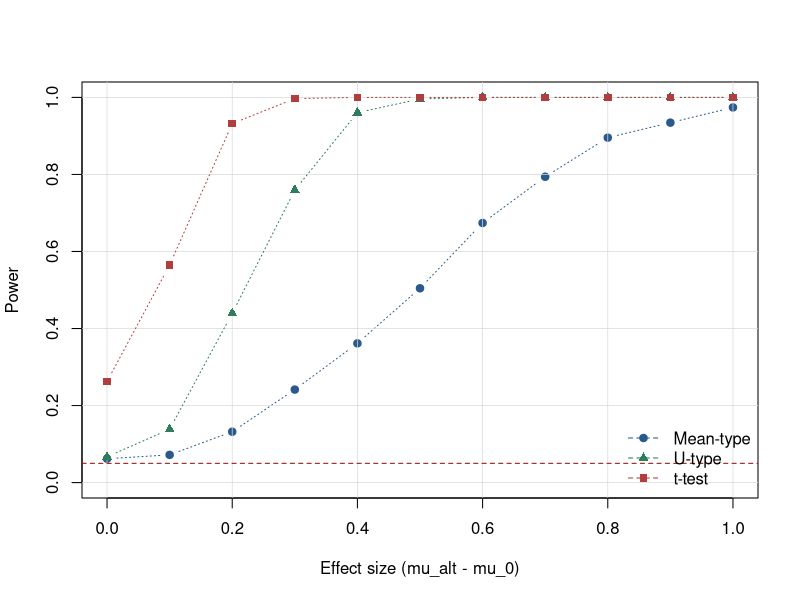

The R source for this figure:
#power curve (power vs effect size)

#sanity check
iid = FALSE

#Mean-type statistic
#X = Data matrix, mu = Null hypothesis, Rn = numbers of resamples
Mean_stat <- function(X,mu,Rn){
  n <- length(X)
  
  sigma_hat <- var(X) * (n-1)/n
  
  indices <- sample(1:n,Rn,replace=TRUE)
  W <- (X[indices] - mu) / sqrt(sigma_hat)
  
  T_M_tilde <- sum(W) / sqrt(Rn)
  T_M <- T_M_tilde^2
  
  return(T_M)
}

#U-type statistic
#X = Data, mu = Null hypothesis, Rn = numbers of resamples  
U_stat <- function(X,mu,Rn){
  n <- length(X)
  
  sigma_hat <- var(X) * (n-1)/n
  
  i <- sample.int(n, Rn, replace = TRUE)
  j <- sample.int(n, Rn, replace = TRUE)
  
  duplicates <- which(i == j)
  while (length(duplicates)) {
    j[duplicates] <- sample.int(n, length(duplicates), replace = TRUE)
    duplicates <- duplicates[i[duplicates] == j[duplicates]]
  }
  
  W <- (X[i] - mu) * (X[j] - mu) / sigma_hat
  T_U <- sum(W) / sqrt(Rn)
  
  return(T_U)
}

#Simulation 

#Parameters
num_clusters <- 200
cluster_size <- 5
n <- num_clusters * cluster_size
cluster_id <- rep(1:num_clusters, each = cluster_size)

alpha <- 0.05
iterations <- 2000
rho <- 1

mu_0 <- 0
mu_alts <- seq(0,1, by = 0.1)

Rn_M <- ceiling(sqrt(n))
Rn_U <- ceiling((n / 2)^(4 / 3))

results <- data.frame(mu_alt = mu_alts,
                      Power_Mean = NA_real_,
                      Power_U    = NA_real_,
                      Power_t    = NA_real_
)

for (k in seq_along(mu_alts)){
  mu_alt <- mu_alts[k]
  
  rej_Mean <- logical(iterations)
  rej_U    <- logical(iterations)
  rej_t    <- logical(iterations)
  
  for (i in 1:iterations){
    
    #generate clustered data
    alpha_f_alt <- rnorm(num_clusters, mu_alt, sqrt(rho))
    eps_alt <- rnorm(n)
    X_alt <- alpha_f_alt[cluster_id] + eps_alt
    
    if(iid){
      X_alt <- rnorm(n,mu_alt,sqrt(rho))
    }
    
    tm_alt <- Mean_stat(X_alt, mu=mu_0, Rn=Rn_M)
    tu_alt <- U_stat(X_alt, mu=mu_0, Rn=Rn_U)
    t_alt <- t.test(X_alt,mu=mu_0)$p.value
    
    rej_Mean[i] <- tm_alt > qchisq(1 - alpha, df = 1)
    rej_U[i] <- tu_alt > qnorm(1 - alpha)
    rej_t[i] <- t_alt < alpha
  }
  results$Power_Mean[k] <- mean(rej_Mean)
  results$Power_U[k] <- mean(rej_U)
  results$Power_t[k] <- mean(rej_t)
  
  cat(sprintf("mu_alt = %.2f | Mean: %.3f | U: %.3f | t: %.3f\n",
              mu_alt,
              results$Power_Mean[k],
              results$Power_U[k],
              results$Power_t[k]))
}

#plot 
plot(results$mu_alt, results$Power_Mean,
     type = "b", pch = 19, col = "#2A5A8C", lty = 3,
     xlab = "Effect size (mu_alt - mu_0)",
     ylab = "Power",
     ylim = c(0, 1))
grid(nx = NULL, ny = NULL, col = "grey85", lty = 1, lwd = 0.7)
lines(results$mu_alt, results$Power_U,
      type = "b", pch = 17, col = "#2E7D5C", lty = 3)
lines(results$mu_alt, results$Power_t,
      type = "b", pch = 15, col = "#B03E3E", lty = 3)
abline(h = alpha, col = "#A01010", lty = 2)
legend("bottomright",
       legend = c("Mean-type", "U-type", "t-test"),
       col = c("#2A5A8C", "#2E7D5C", "#B03E3E"),
       pch = c(19, 17, 15), lty = 2, bty = "n")
